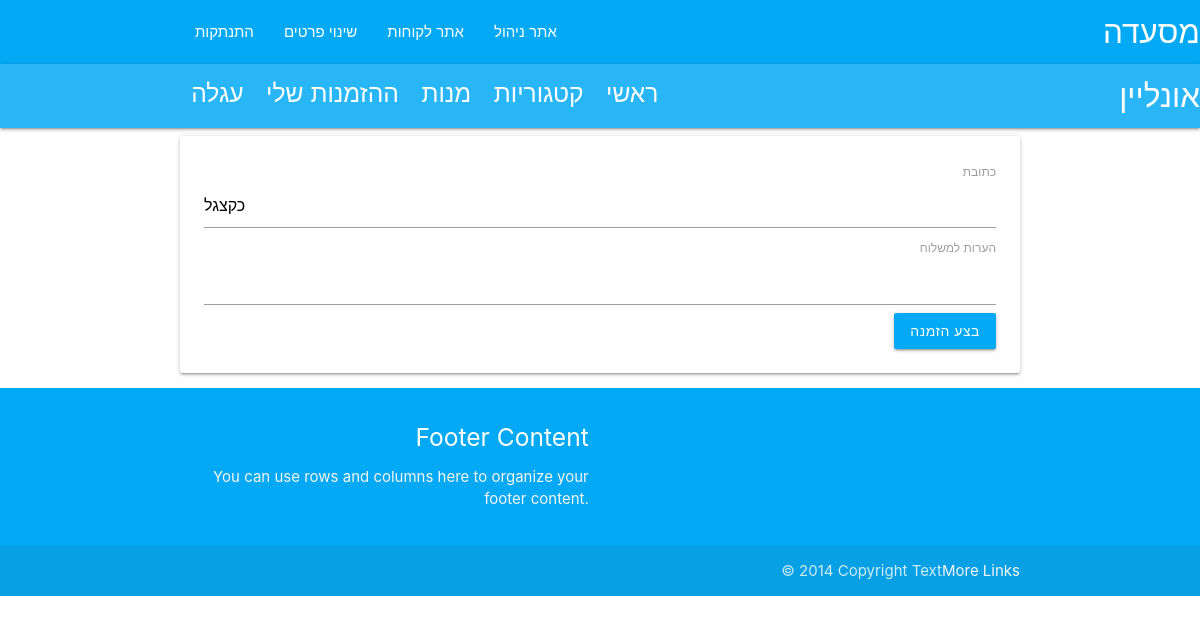
The app's page /order/1 (signed in), older data.
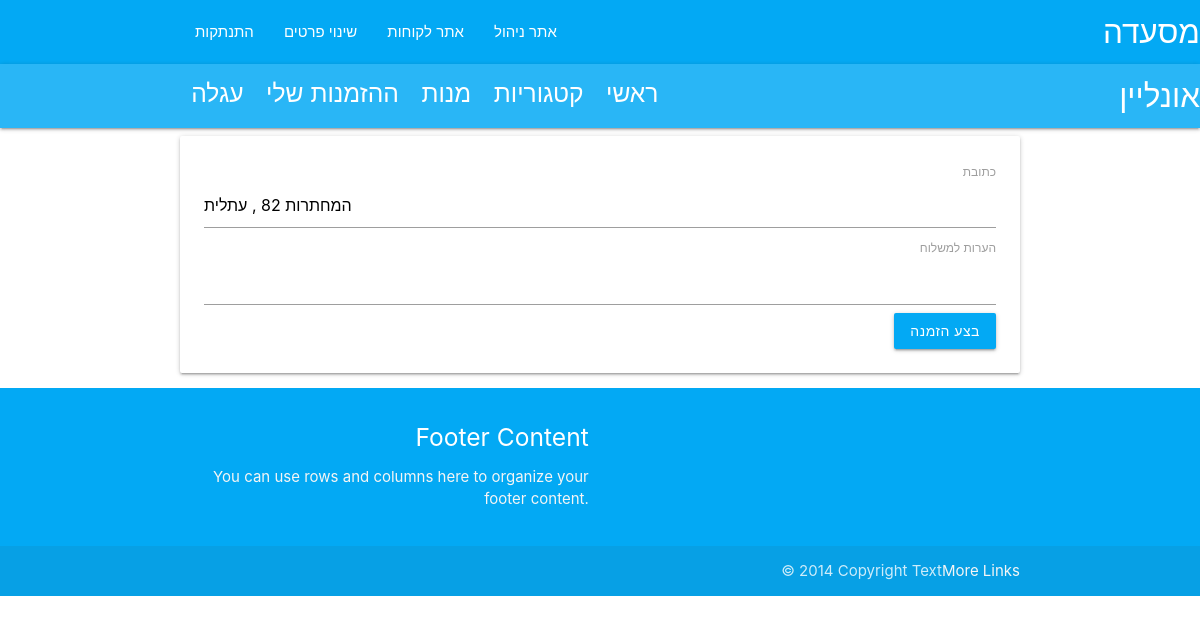
The same page, newer data.
### models/deliveries.py (models this page shows)
class Delivery(db.Model):
    id = db.Column(db.Integer,primary_key=True)
    cart_id = db.Column(db.Integer, db.ForeignKey('cart.id'), unique=True)
    is_delivered = db.Column(db.Boolean, default=False)
    address = db.Column(db.String(200),default='')
    comment = db.Column(db.Text,default='')
    created = db.Column(db.Date)

### controllers/deliveries.py (the view)
@login_required
def order_form(id):
    form=OrderForm()
    now=dt.now()
    delivery=current_user.carts[-1].deliveries
    print(form.validate_on_submit())
    if request.method == 'POST' and form.validate_on_submit():
        delivery.address = form.address.data
        delivery.comment = form.comment.data
        delivery.created = now
        db.session.commit()
        return redirect(url_for('deliveries.order_confirm',id=delivery.id))
    return render_template('after_login/order_form.html',delivery=delivery,form=form,show_order=show_order())

### form_order.py
class OrderForm(FlaskForm):
    address=StringField('כתובת',validators=[DataRequired('הכנס כתובת למשלוח')])
    comment=StringField('הערות למשלוח')
    submit1=SubmitField('הוסף',render_kw={'class': 'hoverable waves-effect light-blue btn'})
    submit4=SubmitField('בצע הזמנה',render_kw={'class': 'hoverable waves-effect light-blue btn'})
    submit2=SubmitField('הוסף',render_kw={'class': 'hoverable waves-effect light-green btn'})
    submit3=SubmitField('התחבר',render_kw={'class': 'hoverable waves-effect light-blue btn'})

### controllers/cart.py (called while the page is built)
@login_required
def show_order():#showing order in main page
    current_cart=current_user.carts[-1]
    last_order=current_cart.items
    return last_order

### controllers/managers.py (called while the page is built)
@login_manager.user_loader
def load_user(user_id):
    return User.query.get(int(user_id))

### templates/after_login/order_form.html (shortened to what this page needs)
{% extends 'layouts/layout.html' %}{% block content %}
<form action="{{url_for('deliveries.order_form',id = delivery.id)}}" novalidate method="POST">
<div class="card-panel">
  <div>
    <div>{{form.address.label}}</div>
    <div>{{form.address(value=delivery.address)}}</div>
  </div>
  <div>
    <div>{{form.comment.label}}</div>
    <div>{{form.comment(value=delivery.comment)}}</div>
  </div>
  <div>{{form.submit4}}</div>
</div>
</form>
{% endblock %}

Row changes from the older to the newer data that the page shows:
no longer on this page (row edited): Delivery: address "כקצגל"
added Delivery: address "המחתרות 82 , עתלית"
